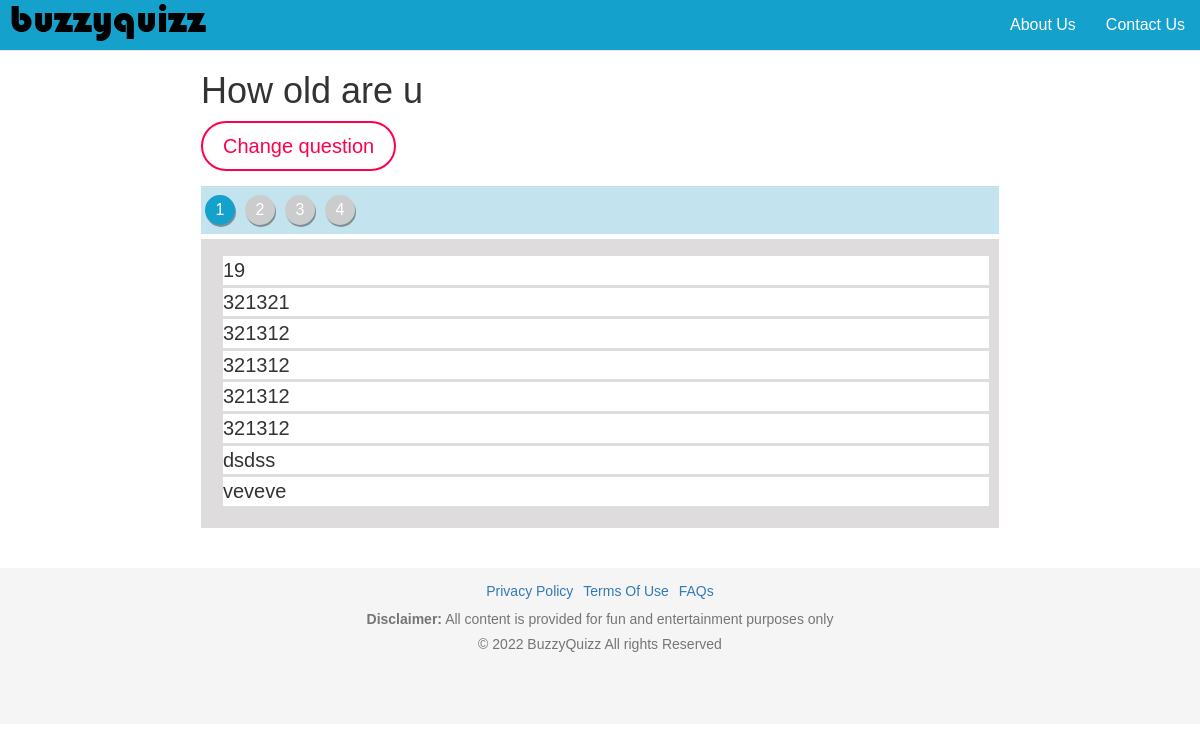
The page /quiz.php?Qid=Q1&Qn=1 on the database its author committed.
### tables this page shows
CREATE TABLE IF NOT EXISTS `Q1` (
  `id` int(11) NOT NULL,
  `qid` int(10) NOT NULL,
  `question` varchar(50) NOT NULL,
  `answer` varchar(50) NOT NULL,
  `status` tinyint(1) NOT NULL,
  `img` varchar(70) NOT NULL
);

### quiz.php (the view, shortened to what this page needs)
<?require_once("header.php");?>
<?
    $qn= $_GET['Qn'];
    $n= $_GET['Qid'];
    $id = $int = (int) filter_var($n, FILTER_SANITIZE_NUMBER_INT);
    $q = mysqli_query($connect,"SELECT `type` FROM `Quizes` WHERE `id` = '$id'");
    $row = mysqli_fetch_assoc($q);
    $type= intval($row['type']);
    $q = mysqli_query($connect,"SELECT MAX(qid) FROM `$n`");
    $row = mysqli_fetch_assoc($q);
    $q = mysqli_query($connect,"SELECT MAX(id) FROM `$n` WHERE `qid`=$qn");
    $max = mysqli_fetch_assoc($q);
    $max=intval($max['MAX(id)']);
    $q = mysqli_query($connect,"SELECT MIN(id) FROM `$n` WHERE `qid`=$qn");
    $min = mysqli_fetch_assoc($q);
    $min = intval($min['MIN(id)']);
    $q = mysqli_query($connect,"SELECT `status` FROM `$n` WHERE `qid`=$qn");
    $stat =mysqli_fetch_assoc($q);
    $stat = $stat['status'];
    $q = mysqli_query($connect,"SELECT `question` FROM `$n` WHERE `qid`=$qn AND `id`=$min");
    $que= mysqli_fetch_assoc($q);
    $que = $que['question'];
        ?>
<div class="container  <?if($type == 2) {echo "main_container";}?>" >
    <?if($type == '0') {?>
     	<div class="quiz_block">
     	<h1 class="ng-binding"><?echo $que;?></h1>
     	<button onclick="move()" class="btn btn-default quizzzzz" >Change question</button>
     </div>
     	 <div class="quiz_container">
     	 	<div class="number_question">
     	 		<ul class="pageing">
     	 			<?
                    for ($i=1; $i <= $row['MAX(qid)']; $i++) {
                        ?>
                            <li class="<? if($qn==$i) {echo "active";}?>" id ="Q<?echo $i;?>"><a href="quiz.php?Qid=<?echo $n;?>&Qn=<?echo $i;?><?if(!empty($_GET['Answer'])){echo "&Answer=True";}?>"><?echo $i;?></a></li>
                        <?
                    }
                    ?>
                </ul>
     	 	</div>
     	 	<div class="answer_questions" style="<?if($stat==1) { echo 'display:none';}?>">
     	 		<ul class="questionNoList">
                    <? if($stat == 0) {
                    for ($i=$min; $i <=$max ; $i++) {
                     $q = mysqli_query($connect,"SELECT * FROM `$n` WHERE `qid`=$qn AND `id` = $i");
                    $r = mysqli_fetch_assoc($q);
                    ?>
                 <li  id="qa<?echo $i;?>" style="<?if(empty($r['answer'])){echo "display:none;";}?>"><button class="answers"  id="<?echo $i;?>" onclick="saveChange(this.id)"> <? echo $r['answer']; ?> </button></li>
                  <?  }
                  }
                    ?>
     	 		</ul>
     	 	</div>
     	 </div>
    <?}?>
</div>
<? require_once("footer.php"); ?>

### public/css/style.css (style rules this page uses)
html { -ms-text-size-adjust: 100%; -webkit-text-size-adjust: 100%; overflow-x: hidden; }
body { margin: 0; padding: 0; text-align: center; font-family: 'roboto', sans-serif; font-size: 14px; display: flex; min-height: 100vh; flex-direction: column; }
ul, ol { padding: 0; margin: 0; list-style: none }
h1, h2, h3, h4, h5, h6, section, header, figure { padding: 0; }
.questionNoList { padding: 7px 0 9px 12px !important; }

### public/css/thisthat.css (style rules this page uses)
:root { --yellow_gradent: linear-gradient(#ffda48, #ffcc00); --pink_gradent: linear-gradient(#fd308c, #fd0071); --white: #fff; --bg_color: #fdfdfd; --bg_gray: #ebebeb; --pink_light: #fe519e; --pink_dark: #fd0071; --yellow_light: #ffe169; --gray_mid: #9c9c9c; --error_color: #ef0000; --black: #000; }
* { padding: 0; margin: 0; font-family: 'Montserrat', sans-serif; }
body { position: relative; }

### public/css/quiz.css (style rules this page uses)
.quiz_block { text-align: left; margin-left: 15%; margin-bottom: 15px; }
.quiz_container { width: 70%; margin-left: 15%; }
.quizzzzz { border: 2px solid #ff004c; font-size: 20px; color: #ff004c; padding: 9px 20px; border-radius: 30px; }
.answer_questions { transition: all 400ms easy; position: relative; display: flex; flex-direction: column; background: #dedcdd; padding: 10px; }
.answer_questions li { font-size: 20px; margin-bottom: 3px; }
.answers { background: white; width: 100%; text-align: left; border: 0; }
.pageing { position: relative; width: 100%; display: inline-block; font-size: 16px; background-image: url(../images/bg_pagination.jpg); gap: 8px; padding: 4px; }
.pageing li { position: relative; float: left; border-bottom-width: 0 !important; margin: 0 10px -1px 0; margin-bottom: 5px; margin-top: 5px; background: #cbccce; border-radius: 36px; width: 30px; height: 30px; line-height: 25px; box-shadow: 1px 2px 0 #7d9096; }
.pageing a { text-decoration: none; padding: 2px 0px; color: white; display: block; text-align: center; cursor: pointer; }
.pageing .active { background: #14a1cc !important; }

### rows shown on the page
q1: question "How old are u", answer "19"
q1: answer "321321"
q1: answer "321312"
q1: answer "321312"
q1: answer "321312"
q1: answer "321312"
q1: answer "dsdss"
q1: answer "veveve"
